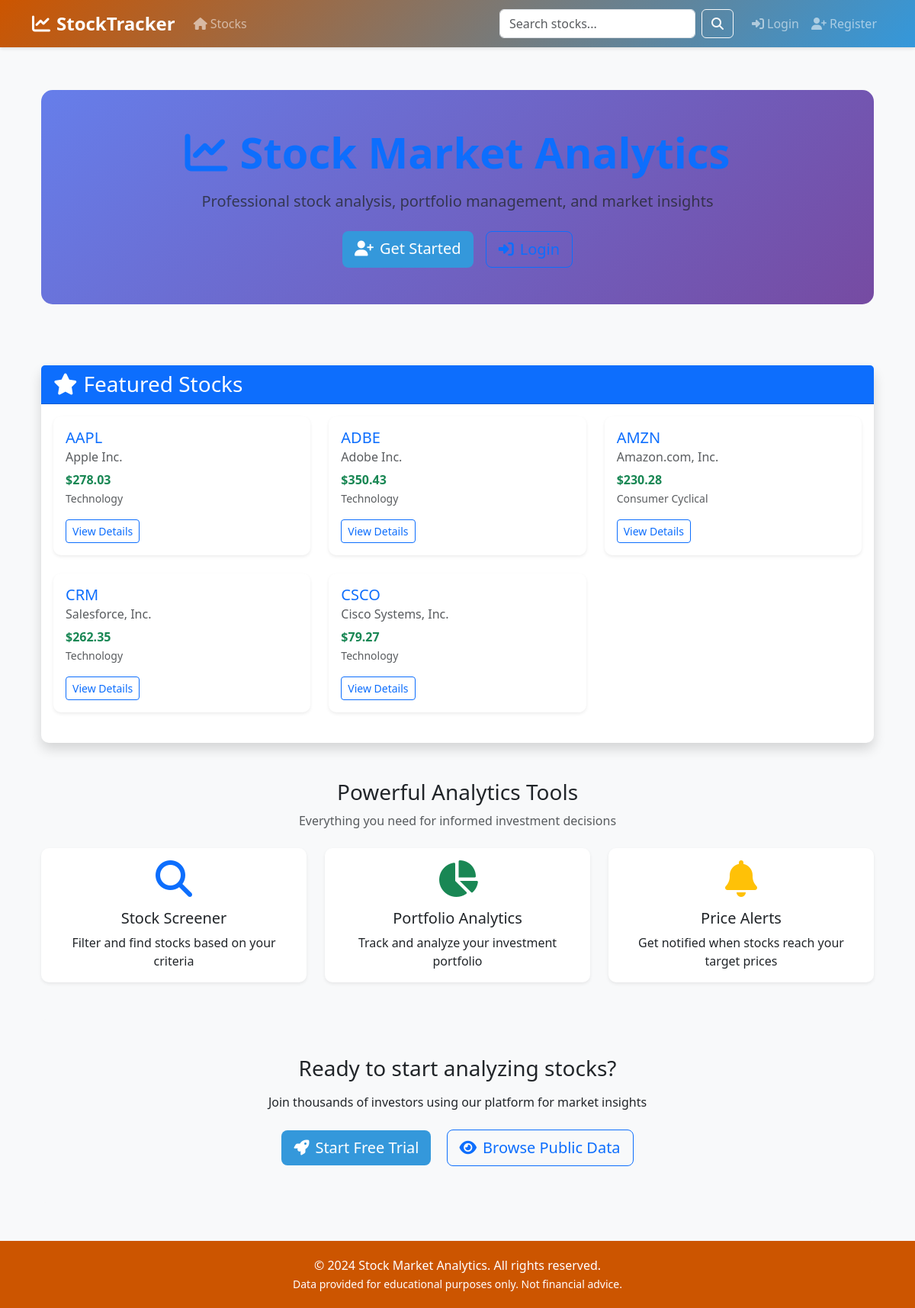
/, run on an earlier commit of the app's database.
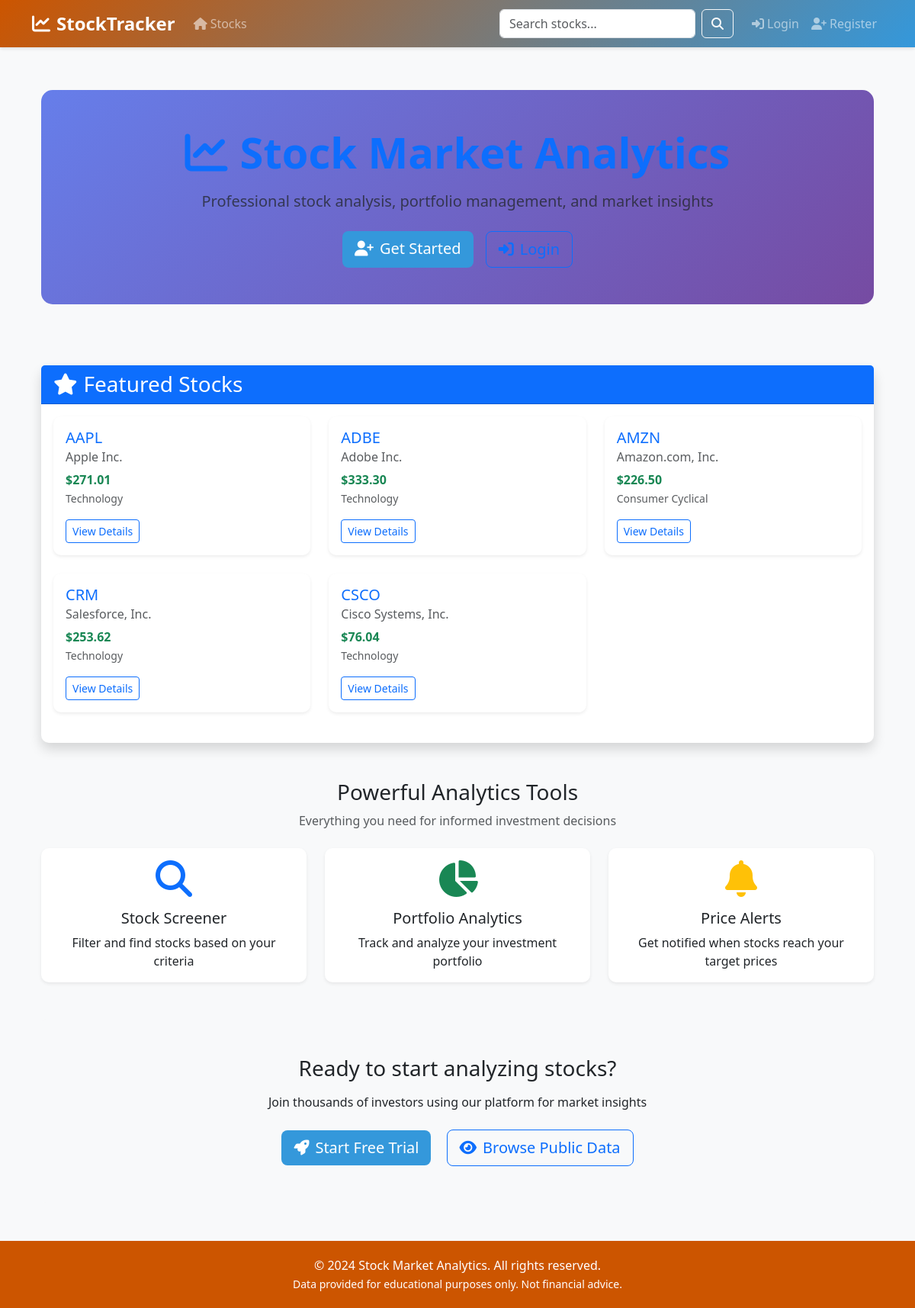
And on a later commit of the database.
### stocks/models.py (models this page shows, shortened)
class Stock(models.Model):
    ticker = models.CharField(max_length=10, unique=True, db_index=True)
    company_name = models.CharField(max_length=255)
    sector = models.CharField(max_length=100, blank=True)
    industry = models.CharField(max_length=100, blank=True)
    exchange = models.CharField(max_length=50, blank=True)
    currency = models.CharField(max_length=10, default='USD')
    current_price = models.DecimalField(max_digits=12, decimal_places=2, null=True, blank=True)
    previous_close = models.DecimalField(max_digits=12, decimal_places=2, null=True, blank=True)
    open_price = models.DecimalField(max_digits=12, decimal_places=2, null=True, blank=True)
    day_high = models.DecimalField(max_digits=12, decimal_places=2, null=True, blank=True)
    day_low = models.DecimalField(max_digits=12, decimal_places=2, null=True, blank=True)
    volume = models.BigIntegerField(null=True, blank=True)
    market_cap = models.BigIntegerField(null=True, blank=True)
    pe_ratio = models.DecimalField(max_digits=10, decimal_places=2, null=True, blank=True)
    dividend_yield = models.DecimalField(max_digits=5, decimal_places=2, null=True, blank=True)
    is_active = models.BooleanField(default=True)
    last_updated = models.DateTimeField(auto_now=True)
    created_at = models.DateTimeField(auto_now_add=True)
    class Meta:
        db_table = 'stocks'
        ordering = ['ticker']
        indexes = [
            models.Index(fields=['ticker']),
            models.Index(fields=['sector']),
            models.Index(fields=['last_updated']),
        ]

### users/views.py (the view)
# urls.py: path('', views.home_view, name='home'),
def home_view(request):
    top_stocks = Stock.objects.all().order_by('ticker')[:5]
    return render(request, 'users/home.html', {'top_stocks': top_stocks})

### templates/users/home.html (shortened to what the changed rows need)
{% extends 'base/base.html' %}
{% block content %}
<div class="container-fluid">
    <div class="row mb-5">
        <div class="col-12">
            <div class="hero-section text-center py-5">
                <h1 class="display-4 fw-bold text-primary mb-3">
                    <i class="fas fa-chart-line me-3"></i>Stock Market Analytics
                </h1>
            </div>
        </div>
    </div>
    {% if top_stocks %}
    <div class="row mb-5">
        <div class="col-12">
            <div class="card shadow">
                <div class="card-body">
                    <div class="row">
                        {% for stock in top_stocks %}
                        <div class="col-md-6 col-lg-4 mb-4">
                            <div class="card h-100 border-0 shadow-sm">
                                <div class="card-body">
                                    <h5 class="card-title">
                                        <a href="{% url 'stocks:stock_detail' stock.ticker %}" class="text-decoration-none">
                                            {{ stock.ticker }}
                                        </a>
                                    </h5>
                                    <h6 class="card-subtitle mb-2 text-muted">{{ stock.company_name }}</h6>
                                    {% if stock.current_price %}
                                    <p class="card-text">
                                        <strong class="text-success">${{ stock.current_price|floatformat:2 }}</strong>
                                        {% if stock.sector %}
                                        <br><small class="text-muted">{{ stock.sector }}</small>
                                        {% endif %}
                                    </p>
                                    {% else %}
                                    <p class="card-text text-muted">Price data not available</p>
                                    {% endif %}
                                    <a href="{% url 'stocks:stock_detail' stock.ticker %}" class="btn btn-sm btn-outline-primary">
                                        View Details
                                    </a>
                                </div>
                            </div>
                        </div>
                        {% endfor %}
                    </div>
                </div>
            </div>
        </div>
    </div>
    {% endif %}
    <div class="row mb-5">
        <div class="col-12">
            <div class="text-center mb-4">
                <h2 class="h3">Powerful Analytics Tools</h2>
            </div>
        </div>
    </div>
</div>
{% endblock %}

What changed in the data, as far as the page shows it:
changed Stock "AAPL": current_price "278.03" → "271.01"
changed Stock "ADBE": current_price "350.43" → "333.30"
changed Stock "AMZN": current_price "230.28" → "226.50"
changed Stock "CRM": current_price "262.35" → "253.62"
changed Stock "CSCO": current_price "79.27" → "76.04"
